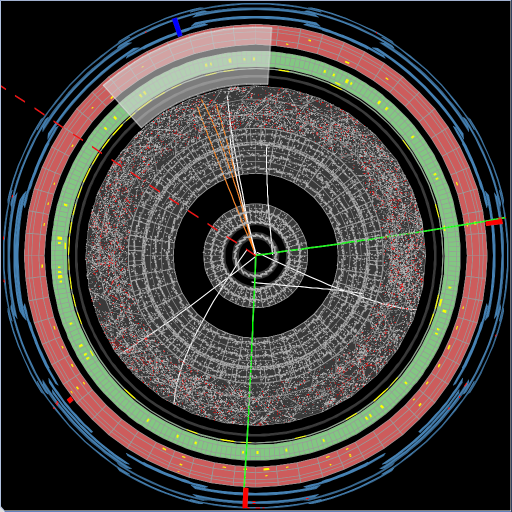
//> input picture test-imgs-2/1.png, 1024 x 1023 px (shown at 1/2 size)
$ ./automatted-classifier test-imgs-2/1.png test-imgs-2/1.png   (built with g++ and OpenCV 4)
//> lines starting //> are read from the running program, lines starting //| are printed output that depends on the picture
#include "opencv2/highgui/highgui.hpp"
#include "opencv2/imgproc/imgproc.hpp"
#include "opencv2/opencv.hpp"
#include <list>
#include <iostream>
#include <stdio.h>
#include <stdlib.h>
#include <numeric>
#include <string.h>
#include <iostream>
#include <sstream>
#include <algorithm>
#include <cstdlib>
#include <set>

using namespace cv;
using namespace std;
typedef std::basic_ostringstream<char> ostringstream;
typedef std::basic_istringstream<char> istringstream;

Mat src; Mat src_gray; Mat src_filt; Mat src_gray_dst; Mat src_gray_dst_out; Mat src_gray_dst_out_morph;
int thresh = 100;
int max_thresh = 255;
RNG rng(12345);
int contour_thresh = 300;
int MAX_KERNEL_LENGTH = 31;

/** @function thresh_callback */
// [93 lines left out: function create_contour, not called in this run]


/** @function thresh_callback */
// [104 lines left out: functions thresh_callback, print_list_string, not called in this run]

string NumberToString(int Number){
  ostringstream ss;
  ss << Number;

  std::string out_temp = ss.str();
  //std::cout << out_temp << '\n';
  return out_temp;
}

void high_pass_binarize_filter(Mat& src_, Mat& out_, bool is_map, bool is_print){
  int rows = src_.rows;
  int cols = src_.cols;
  int black_int = 0;
  int white_int = 255;

  map<string,int> rgbs_map;

  for(int y=0; y< rows; y++){
    for(int x=0; x < cols; x++){
      if(is_map){
        ostringstream temp_ss;
        string temp_str = "";
        for(int i=2; i>=0;i--){
          temp_str += NumberToString((int)src_.at<cv::Vec3b>(y,x)[i]);//[j];
          if(i != 0)
            temp_str += ",";
        }
        rgbs_map[temp_str]++;
      }
      if(is_map){

        if((src_.at<cv::Vec3b>(y,x)[0] < 215) && (src_.at<cv::Vec3b>(y,x)[1] < 215) && (src_.at<cv::Vec3b>(y,x)[2] < 215)  ){
          //cout << "y: " << y << " x: "<<  x << endl;
          out_.at<cv::Vec3b>(y,x)[0] = black_int;
          out_.at<cv::Vec3b>(y,x)[1] = black_int;
          out_.at<cv::Vec3b>(y,x)[2] = black_int;
        }
        // [6 lines of commented-out code are left out]
        else{
          out_.at<cv::Vec3b>(y,x)[0] = white_int;
          out_.at<cv::Vec3b>(y,x)[1] = white_int;
          out_.at<cv::Vec3b>(y,x)[2] = white_int;
        }
      }
      else{
        int b_c = (int)src_.at<cv::Vec3b>(y,x)[0];
        int r_c = (int)src_.at<cv::Vec3b>(y,x)[1];
        int g_c = (int)src_.at<cv::Vec3b>(y,x)[2];
        vector<int> vec = {b_c, r_c, g_c};
        vector<int>::iterator result;

        result = std::max_element(vec.begin(), vec.end());
        int max_int = distance(vec.begin(), result);
        if(src_.at<cv::Vec3b>(y,x)[max_int] > 100){
          out_.at<cv::Vec3b>(y,x)[0] = white_int;
          out_.at<cv::Vec3b>(y,x)[1] = white_int;
          out_.at<cv::Vec3b>(y,x)[2] = white_int;
        }else{
          out_.at<cv::Vec3b>(y,x)[0] = black_int;
          out_.at<cv::Vec3b>(y,x)[1] = black_int;
          out_.at<cv::Vec3b>(y,x)[2] = black_int;
        }
      }
    }
  }

  if(is_print){
    for(map<string,int>::const_iterator it = rgbs_map.begin();
      it != rgbs_map.end(); ++it){
      if((it->second) > 1000)
        cout << it->first << " " << it->second << "\n";
    }
  }
}


/** @function main */
int main( int argc, char** argv )
{
  /// Load source image and convert it to gray
  string numb = argv[2];
  src = imread(argv[1], 1 );
//> src is the input picture: 1023 rows x 1024 cols, CV_8UC3; mean B, G, R 64.2, 67, 71.2
  src_gray = src.clone();

  high_pass_binarize_filter(src, src_gray, true, false);
//> after the loop in high_pass_binarize_filter, `for(int y=0; y< rows; y++)`:
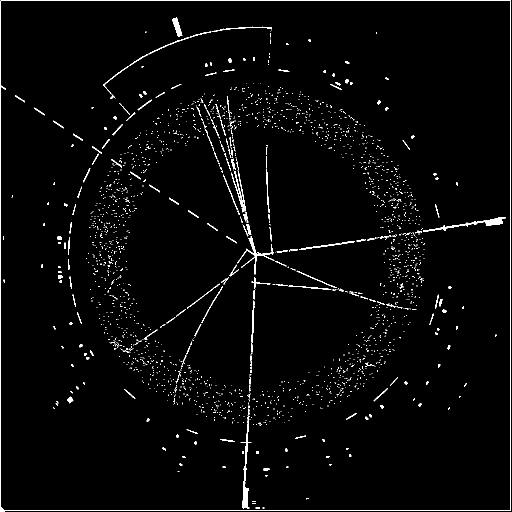
//> out_: 1023 rows x 1024 cols, CV_8UC3 (shown at 1/2 size); 2.2% white in thin lines or dots
//> after the loop in high_pass_binarize_filter, `for(int y=0; y< rows; y++)`: rgbs_map = 11747 items

  src_gray_dst = src_gray.clone();

  string out_file = "../higgs-hunter/test-imgs-2/" + numb + "-grey.png";
  string out_file_countours = "../higgs-hunter/test-imgs-2/" + numb + "-contours-inverted.png";

  for ( int i = 1; i < MAX_KERNEL_LENGTH; i = i + 2 ){
    // Applying Bilateral Filter
    bilateralFilter(src_gray, src_gray_dst, i, i*11.5, i*100);
  }
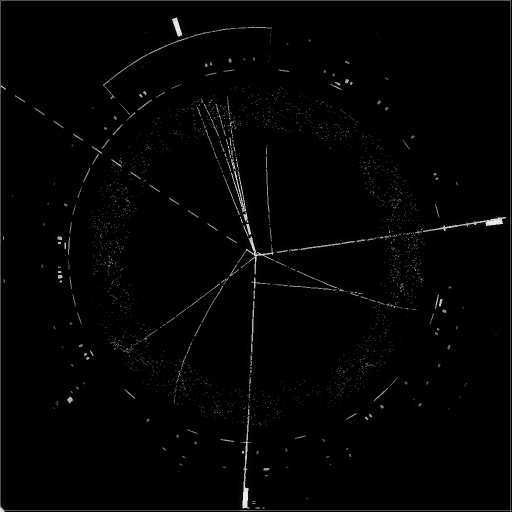
//> src_gray_dst: 1023 rows x 1024 cols, CV_8UC3 (shown at 1/2 size); min 0, max 239, mean 3.5
  src_gray_dst_out = src_gray_dst.clone();

  high_pass_binarize_filter(src_gray_dst, src_gray_dst_out, false, false);
//> call 2 of high_pass_binarize_filter, with is_map = false, is_print = false
//> after the loop in high_pass_binarize_filter (call 2), `for(int y=0; y< rows; y++)`:
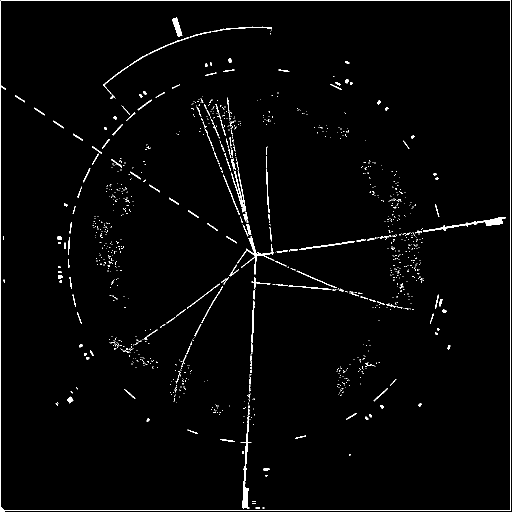
//> out_: 1023 rows x 1024 cols, CV_8UC3 (shown at 1/2 size); 1.8% white in thin lines or dots
//> after the loop in high_pass_binarize_filter (call 2), `for(int y=0; y< rows; y++)`: rgbs_map = 0 items

  imwrite(out_file, src_gray_dst_out);
  // [37 lines of commented-out code are left out]

  return(0);
}
